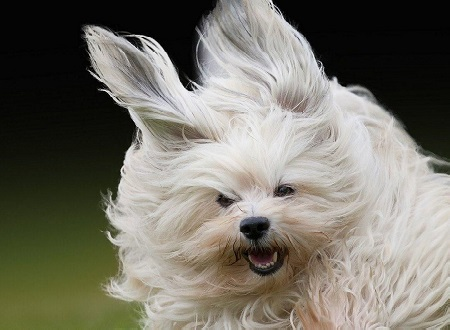
//> input picture data/dog.jpg, 450 x 330 px
$ ./main   (built with g++ and OpenCV 4)
//> lines starting //> are read from the running program, lines starting //| are printed output that depends on the picture
#include <iostream>
#include <opencv2/core.hpp>
#include <opencv2/imgproc.hpp>  // Gaussian Blur
#include <opencv2/videoio.hpp>
#include <opencv2/highgui.hpp>  // OpenCV window I/O

using namespace std;
using namespace cv;
#define DATA_PATH "D:\\Opensource workspace\\openCV\\workspace\\Tests\\data\\"

int main(int argc, char *argv[])
{
    Mat src,src_gray,dst,abs_dst;
    String src_path;
    src_path+=DATA_PATH;
//    src_path+="test1.jpg";
//    src_path+="Back_Projection_Theory0.jpg";
    src_path+="dog.jpg";

    src=imread(src_path);
//> src is the input picture: 330 rows x 450 cols, CV_8UC3; mean B, G, R 105.1, 115.8, 118.7
    imshow("src_demo",src);
    GaussianBlur(src,src,Size(3,3),0,0);
    imshow("src_gau_demo",src);
    cvtColor(src,src_gray,CV_RGB2GRAY);
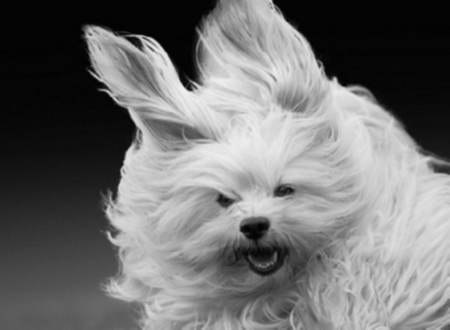
//> src_gray: 330 rows x 450 cols, CV_8UC1; min 1, max 239, mean 112.9
    imshow("src_gray demo",src_gray);
    Laplacian(src_gray,dst,CV_16S,3,1,0);
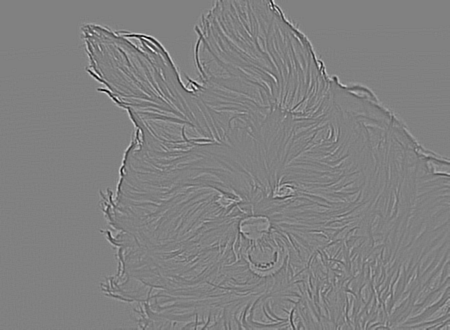
//> dst: 330 rows x 450 cols, CV_16SC1; min -416, max 406, mean 0; drawn with min black and max white
    imshow("dst demo",dst);
    convertScaleAbs(dst,abs_dst);
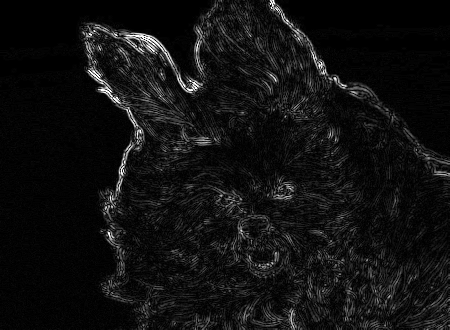
//> abs_dst: 330 rows x 450 cols, CV_8UC1; min 0, max 255, mean 16.8
    imshow("abs_dst",abs_dst);
    waitKey(0);
    return 0;
}

$ run again, with data/test1.jpg copied over data/dog.jpg
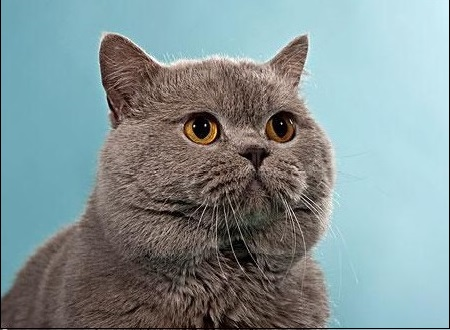
//> input picture data/test1.jpg, 450 x 330 px
//> src is the input picture: 330 rows x 450 cols, CV_8UC3; mean B, G, R 148.2, 146.5, 130.3
//> `Laplacian(src_gray,dst,CV_16S,3,1,0);`:
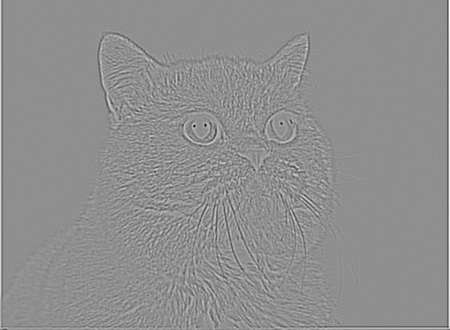
//> dst: 330 rows x 450 cols, CV_16SC1; min -606, max 472, mean 0.8; drawn with min black and max white
//> `convertScaleAbs(dst,abs_dst);`:
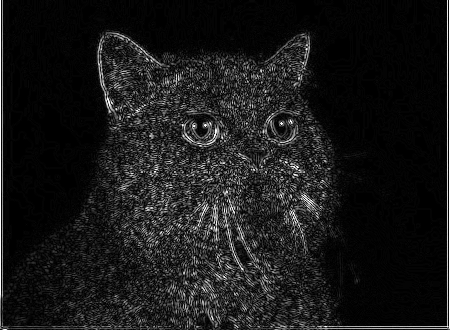
//> abs_dst: 330 rows x 450 cols, CV_8UC1; min 0, max 255, mean 25.3

$ run again, with data/190_170.jpg copied over data/dog.jpg
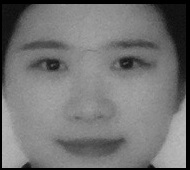
//> input picture data/190_170.jpg, 190 x 170 px
//> src is the input picture: 170 rows x 190 cols, CV_8UC3; min 0, max 188, mean 114.8
//> `Laplacian(src_gray,dst,CV_16S,3,1,0);`:
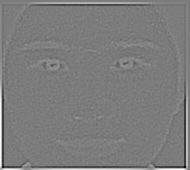
//> dst: 170 rows x 190 cols, CV_16SC1; min -346, max 364, mean 1.2; drawn with min black and max white
//> `convertScaleAbs(dst,abs_dst);`:
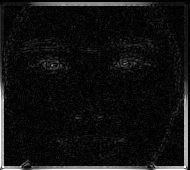
//> abs_dst: 170 rows x 190 cols, CV_8UC1; min 0, max 255, mean 17.6
